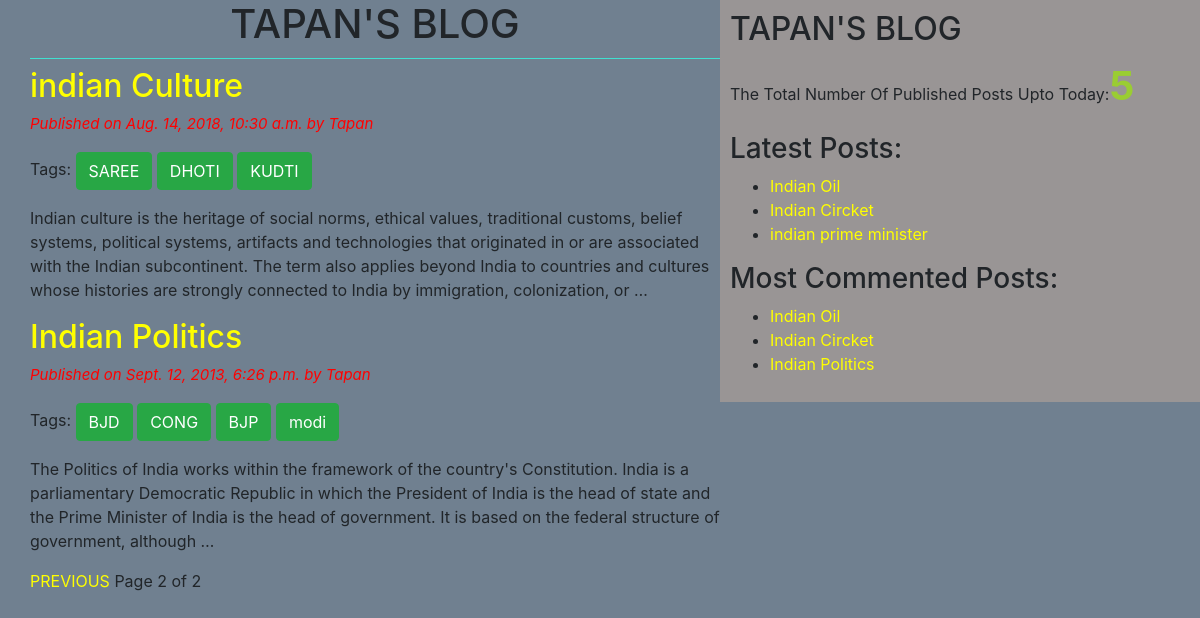
Screenshot of /?page=2 with the database file from the repository.
### testapp/models.py (models this page shows, shortened)
class Post(models.Model):
    STATUS_CHOICES=(('draft','Draft'),('published','Published'))
    title=models.CharField(max_length=256)
    slug=models.SlugField(max_length=264,unique_for_date='publish')
    author=models.ForeignKey(User,related_name='blog_posts',on_delete=models.CASCADE)
    body=models.TextField()
    publish=models.DateTimeField(default=timezone.now)
    created=models.DateTimeField(auto_now_add=True)
    updated=models.DateTimeField(auto_now=True)
    status=models.CharField(max_length=10,choices=STATUS_CHOICES,default='draft')
    objects=CustomerManager()
    tags=TaggableManager()
    class Meta:
        ordering=('-publish',)
    def get_absolute_url(self):
        return reverse ('post_detail',args=[self.publish.year,self.publish.strftime('%m'),self.publish.strftime('%d'),self.slug])

### testapp/views.py (the view)
# urls.py: path('', views.post_listview),
def post_listview(request,tag_slug=None):
    post_list=Post.objects.all()
    tag=None
    if tag_slug:
        tag=get_object_or_404(Tag,slug=tag_slug)
        post_list=post_list.filter(tags__in=[tag])
    paginator=Paginator(post_list,3)
    page_number=request.GET.get('page')
    try:
        post_list=paginator.page(page_number)
    except PageNotAnInteger:
        post_list=paginator.page(1)
    except EmptyPage:
        post_list=paginator.page(paginator.num_pages)
    return render(request,'testapp/post_list.html',{'post_list':post_list,'tag':tag})

### testapp/models.py (called while the page is built)
    def get_queryset(self):
        return super().get_queryset().filter(status='published')

### testapp/templatetags/blog_tags.py (called while the page is built)
@register.simple_tag
def total_posts():
    return Post.objects.count()

@register.inclusion_tag('testapp/latest_posts123.html')
def show_latest_posts():
    latest_posts=Post.objects.order_by('-publish')[:3]
    return{'latest_posts':latest_posts}

@register.simple_tag
def get_most_commented_posts(count=3):
    return Post.objects.annotate(total_comments=Count('comments')).order_by('-total_comments')[:count]

### templates/testapp/post_list.html (shortened to what this page needs)
<!DOCTYPE html>
{%extends 'testapp/base.html'%}
    {%block content%}
    <h1>TAPAN'S BLOG</h1>
    {%for post in post_list%}
       <a href="{{post.get_absolute_url}}"><h2>{{post.title}}</h2></a>
       <p id="date">Published on {{post.publish}} by {{post.author|title}}</p>
       <p>Tags:
            {%for tag in post.tags.all%}
                <a href="{%url 'post_list_by_tag_name' tag.slug %}" class="btn btn-success">{{tag.name}}</a>
            {%endfor%}
       </p>
       {{post.body|truncatewords:50|linebreaks}}
    {%endfor%}
        {%include 'testapp/paginator.html' with page=post_list%}
    {%endblock%}

### templates/testapp/base.html (shortened to what this page needs)
<!DOCTYPE html>
{% load blog_tags%}
{%load static%}
<html lang="en">
<head>
    <link rel="stylesheet" href="https://cdn.jsdelivr.net/npm/bootstrap@4.6.0/dist/css/bootstrap.min.css">
    <link rel="stylesheet" href="{%static 'css/blog.css'%}">
</head>
<body>
    <div class="content">
        {%block content%}
        {%endblock%}
    </div>
    <div class="sidebar">
        <h2>TAPAN'S BLOG</h2>
        <P>The Total Number Of Published Posts Upto Today:<span id="pcount">{% total_posts%}</span></P>
        <h3>Latest Posts:</h3>{%show_latest_posts%}
        <h3>Most Commented Posts:</h3>
        {%get_most_commented_posts as most_commented_posts%}
        <ul>
            {%for post in most_commented_posts%}
                <li><a href="{{post.get_absolute_url}}">{{post.title}}</a></li>
            {%endfor%}
        </ul>
    </div>
</body>
</html>

### templates/testapp/latest_posts123.html
<!DOCTYPE html>
<ul>
    {% for post in latest_posts%}
    <li><a href="{{post.get_absolute_url}}">{{post.title}}</a></li>
    {%endfor%}
</ul>

### static/css/blog.css (style rules this page uses)
.content { width:60%; float: left; padding: 0 0 0 30px; height: 100%; }
body { background: slategray; }
a { color:yellow; }
.sidebar { width: 40%; float: right; padding: 10px; background: rgb(153, 149, 149); height: 100%; }
h1 { text-align:center; border-bottom: 1px solid turquoise; padding-bottom: 10px; }
#date { color:red; font-size: 15px; font-style: italic; }
#pcount { font-size: 40px; color: yellowgreen; font-weight: bold; }

### rows the page displays
Post: title "indian Culture", publish "Aug. 14, 2018, 10:30 a.m.", author "Tapan", body "Indian culture is the heritage of social norms, ethical values, traditional customs, belief systems, political systems, artifacts and technologies that originated in or are associated with the Indian subcontinent. The term also applies beyond India to countries and cultures whose histories are strongly connected to India by immigration, colonization, or …"
Tag: name "SAREE"
Tag: name "DHOTI"
Tag: name "KUDTI"
Post: title "Indian Politics", publish "Sept. 12, 2013, 6:26 p.m.", author "Tapan", body "The Politics of India works within the framework of the country's Constitution. India is a parliamentary Democratic Republic in which the President of India is the head of state and the Prime Minister of India is the head of government. It is based on the federal structure of government, although …"
Tag: name "BJD"
Tag: name "CONG"
Tag: name "BJP"
Tag: name "modi"
Post: title "Indian Oil"
Post: title "Indian Circket"
Post: title "indian prime minister"

### other values shown
{{ page.number }} "2"
{{ page.paginator.num_pages }} "2"
